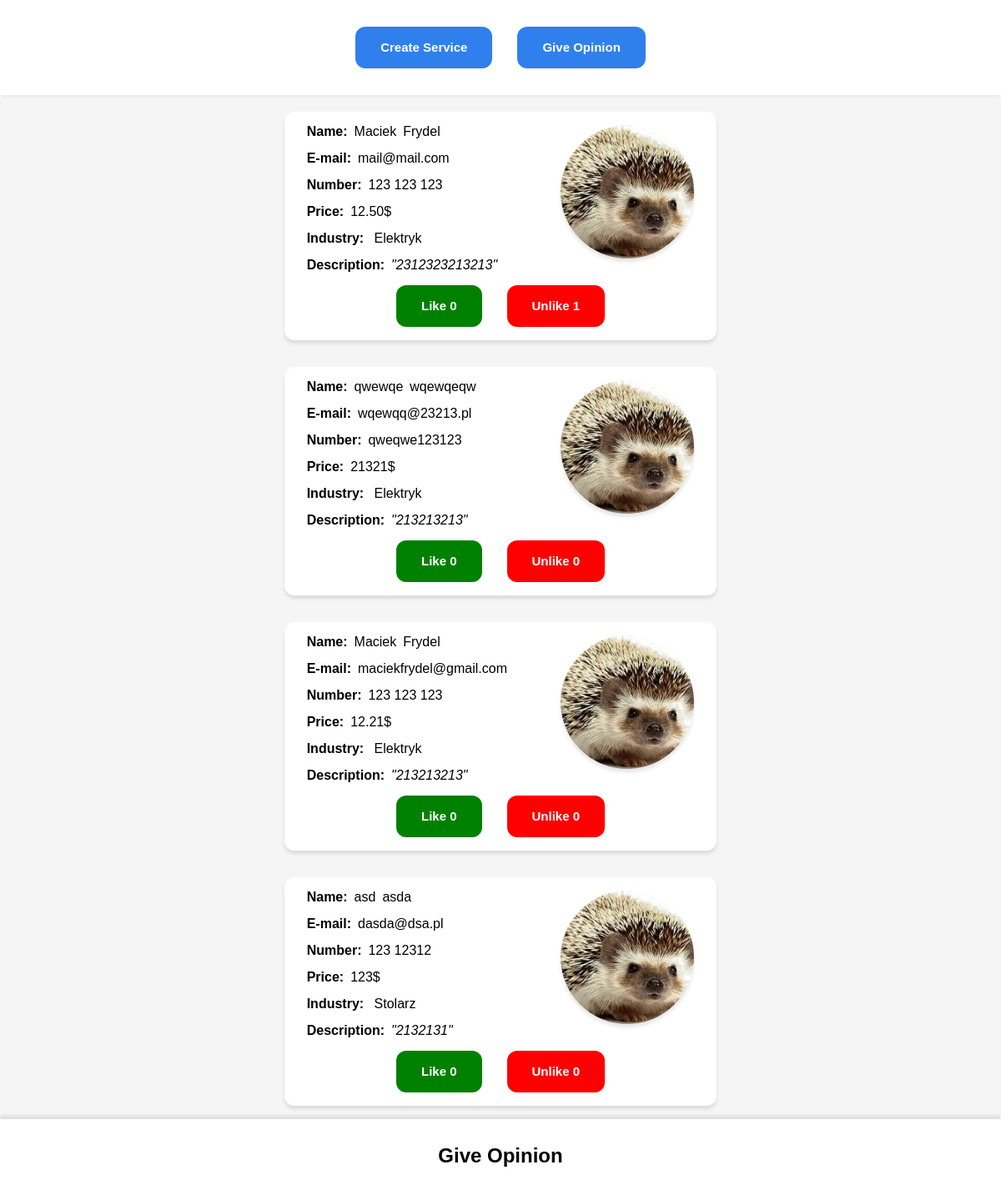
Before: /index2/ with the older database file.
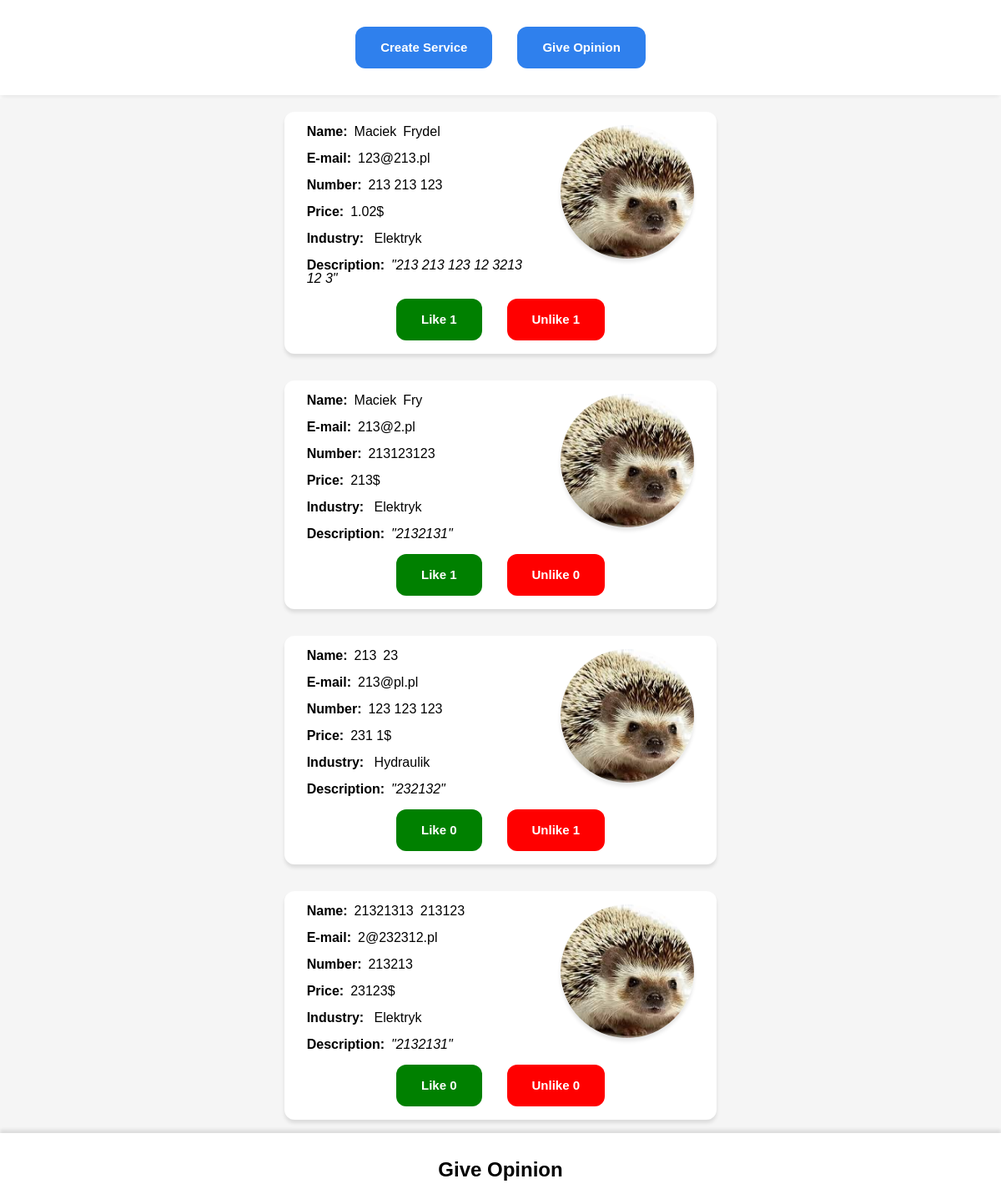
After: the same page with the newer database file.
### www/models.py (models this page shows, shortened)
class AcceptedOffer(models.Model):
    name = models.CharField(max_length=15)
    surname = models.CharField(max_length=15)
    mail = models.EmailField(100)
    number = models.CharField(max_length=12)
    price = models.CharField(max_length=12)
    photo = models.ImageField(upload_to='photos/')
    text = models.TextField()
    industry = models.ManyToManyField(Industry)

class Industry(models.Model):
    name = models.CharField(max_length=20)
    created = models.DateTimeField(auto_now=False,auto_now_add=True)

### www/views.py (the view)
# urls.py: path('index2/', views.index2, name='index2'),
def index2(request):
    accepted_offers = AcceptedOffer.objects.all()
    return render(request, 'www/index2.html', {'accepted_offers': accepted_offers})

### www/templates/www/index2.html (shortened to what this page needs)
<!DOCTYPE html>
<html lang="en">
<head>
    {% load static %}
    <link rel="stylesheet" href="{% static 'footer.css' %}">
    <link rel="stylesheet" href="{% static 'reset.css' %}">
    <link rel="stylesheet" href="{% static 'header.css' %}">
    <link rel="stylesheet" href="{% static 'main2.css' %}">
</head>
<body>
    <header class="header">
        <div class="container">
            <a href="{% url 'index' %}"><button class="button">Create Service</button></a>
            <a href="{% url 'index2' %}"><button class="button">Give Opinion</button></a>
        </div>
    </header>
    <section class="main2">
        <div class="container">
        {% for accepted_offer in accepted_offers %}
        <div class="offer">
            <div class="offer_container">
                <div class="data_container">
                    <div class="name_surname">
                        <p class="data"><span>Name:</span>{{ accepted_offer.name }}</p>
                        <p class="data">{{ accepted_offer.surname }}</p>
                    </div>
                    <p class="data"><span>E-mail:</span>{{ accepted_offer.mail }}</p>
                    <p class="data"><span>Number:</span>{{ accepted_offer.number }}</p>
                    <p class="data"><span>Price:</span>{{ accepted_offer.price}}$</p>
                    <p class="data"><span>Industry:</span>
                        {% for industry in accepted_offer.industry.all %}
                        {{ industry.name }}
                        {% endfor %}
                    </p>
                    <p class="data text"><span>Description:</span>"{{ accepted_offer.text }}"</p>
                </div>
                <img class="photo" src="{{ accepted_offer.photo.url }}" alt="Photo">
            </div>
            <div class="like_container">
                <form method="post" action="{% url 'like' %}">
                    <button class="like btn" type="submit">Like {{ accepted_offer.like_set.count }}</button>
                </form>
                <form method="post" action="{% url 'unlike' %}">
                    <button class="unlike btn" type="submit">Unlike {{ accepted_offer.unlike_set.count }}</button>
                </form>
            </div>
        </div>
        {% endfor %}
    </div>
    </section>
    <footer class="footer">
        <div class="container">
            <h2>Give Opinion</h2>
        </div>
    </footer>
</body>
</html>

Changed rows visible on the page:
removed AcceptedOffer: name "Maciek", surname "Frydel", mail "mail@mail.com", number "123 123 123", price "12.50", text "2312323213213", photo (picture), like_set.count "0", unlike_set.count "1", Industry (name "Elektryk")
removed AcceptedOffer: name "qwewqe", surname "wqewqeqw", mail "wqewqq@23213.pl", number "qweqwe123123", price "21321", text "213213213", photo (picture), like_set.count "0", unlike_set.count "0", Industry (name "Elektryk")
removed AcceptedOffer: name "Maciek", surname "Frydel", mail "maciekfrydel@gmail.com", number "123 123 123", price "12.21", text "213213213", photo (picture), like_set.count "0", unlike_set.count "0", Industry (name "Elektryk")
removed AcceptedOffer: name "asd", surname "asda", mail "dasda@dsa.pl", number "123 12312", price "123", text "2132131", photo (picture), like_set.count "0", unlike_set.count "0"
no longer on this page (row unchanged): Industry: name "Stolarz", shown under "asd"
added AcceptedOffer: name "Maciek", surname "Frydel", mail "123@213.pl", number "213 213 123", price "1.02", text "213 213 123 12 3213 12 3", photo (picture), like_set.count "1", unlike_set.count "1", Industry (name "Elektryk")
added AcceptedOffer: name "Maciek", surname "Fry", mail "213@2.pl", number "213123123", price "213", text "2132131", photo (picture), like_set.count "1", unlike_set.count "0", Industry (name "Elektryk")
added AcceptedOffer: name "213", surname "23", mail "213@pl.pl", number "123 123 123", price "231 1", text "232132", photo (picture), like_set.count "0", unlike_set.count "1"
now on this page (row unchanged): Industry: name "Hydraulik", shown under "213"
added AcceptedOffer: name "21321313", surname "213123", mail "2@232312.pl", number "213213", price "23123", text "2132131", photo (picture), like_set.count "0", unlike_set.count "0", Industry (name "Elektryk")
